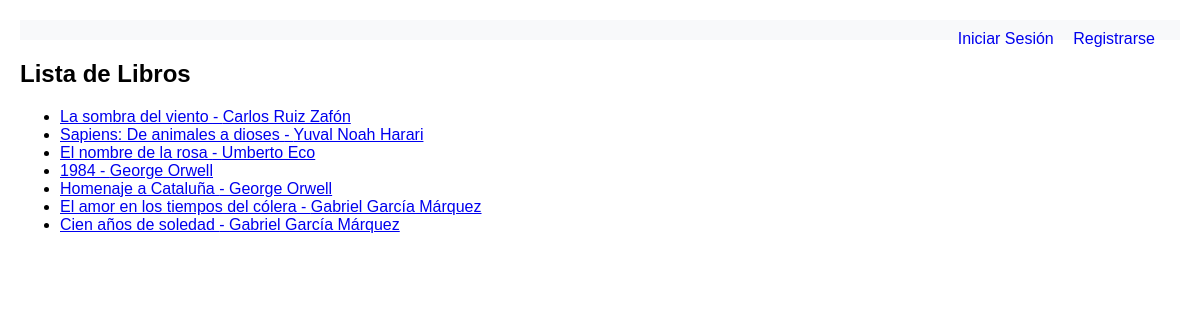
The app's page /libros/ with its own data.
### biblioteca/models.py (models this page shows, shortened)
class Libro(models.Model):
    GENEROS = [
    ('ficcion', 'Ficción'),
    ('no_ficcion', 'No Ficción'),
    ('ciencia', 'Ciencia'),
    ('historia', 'Historia'),
    ('biografia', 'Biografía'),
    ('tecnologia', 'Tecnología'),
    ]
    titulo = models.CharField(max_length=200)
    autor = models.ForeignKey(Autor, on_delete=models.CASCADE, related_name='libros')
    isbn = models.CharField(max_length=13, unique=True, help_text="Código ISBN de 13 dígitos")
    fecha_publicacion = models.DateField()
    genero = models.CharField(max_length=20, choices=GENEROS, default='ficcion')
    paginas = models.PositiveIntegerField()
    descripcion = models.TextField(blank=True)
    disponible = models.BooleanField(default=True)
    fecha_agregado = models.DateTimeField(auto_now_add=True)
    class Meta:
        verbose_name = "Libro"
        verbose_name_plural = "Libros"
        ordering = ['-fecha_agregado']

class Autor(models.Model):
    nombre = models.CharField(max_length=100, help_text="Nombre completo del autor")
    fecha_nacimiento = models.DateField(null=True, blank=True)
    nacionalidad = models.CharField(max_length=50, blank=True)
    biografia = models.TextField(blank=True, help_text="Biografía del autor")
    fecha_creacion = models.DateTimeField(auto_now_add=True)
    class Meta:
        verbose_name = "Autor"
        verbose_name_plural = "Autores"
        ordering = ['nombre']

### biblioteca/views.py (the view)
# urls.py: path('libros/', views.lista_libros, name='lista_libros'),
def lista_libros(request):
    libros = Libro.objects.all()
    return render(request, 'biblioteca/lista_libros.html', {
        'libros': libros
    })

### biblioteca/templates/biblioteca/lista_libros.html
{% extends 'biblioteca/base.html' %}
{% block content %}
<h2>Lista de Libros</h2>
{% if libros %}
    <ul>
        {% for libro in libros %}
            <li>
                <a href="{% url 'biblioteca:detalle_libro' libro.id %}">
                    {{ libro.titulo }} - {{ libro.autor.nombre }}
                </a>
            </li>
        {% endfor %}
    </ul>
{% else %}
    <p>No hay libros disponibles en este momento.</p>
{% endif %}
{% endblock %}

### biblioteca/templates/biblioteca/base.html (style rules this page uses)
body { font-family: Arial, sans-serif; margin: 20px; }

### records on screen
Libro: titulo "La sombra del viento", autor.nombre "Carlos Ruiz Zafón"
Libro: titulo "Sapiens: De animales a dioses", autor.nombre "Yuval Noah Harari"
Libro: titulo "El nombre de la rosa", autor.nombre "Umberto Eco"
Libro: titulo "1984", autor.nombre "George Orwell"
Libro: titulo "Homenaje a Cataluña", autor.nombre "George Orwell"
Libro: titulo "El amor en los tiempos del cólera", autor.nombre "Gabriel García Márquez"
Libro: titulo "Cien años de soledad", autor.nombre "Gabriel García Márquez"
